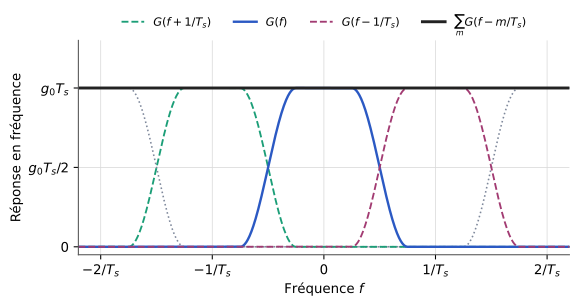

Reproduce this figure in Python.
"""Figure F9 — Répliques G(f - m/Ts) d'un filtre de Nyquist et leur somme (TS227, chapitre 2).
D'après les notes de cours [notes, f. 2 r° et f. 3 r°], redessinée. Axes normalisés (f·Ts, G/(g0·Ts)).
Le filtre (cosinus surélevé, beta = 0,5) est choisi pour l'illustration : les notes n'en donnent qu'un croquis.
Répliques m = ±2 ajoutées (pointillés gris)."""
import matplotlib
matplotlib.use("svg")
import matplotlib.pyplot as plt
import matplotlib.ticker as mticker
import numpy as np
from pathlib import Path

# --- Style commun des figures Bristol (recopié dans chaque script) ---
plt.rcParams.update({
    "font.family": "DejaVu Sans", "mathtext.fontset": "dejavusans", "font.size": 10,
    "axes.grid": True, "grid.color": "#DADADA", "grid.linewidth": 0.6,
    "axes.edgecolor": "#555555", "axes.linewidth": 0.8,
    "axes.spines.top": False, "axes.spines.right": False,
    "lines.linewidth": 1.8, "legend.frameon": False,
    "svg.hashsalt": "bristol",  # rendu SVG reproductible
})
BLEU, VERT, MAGENTA, ORANGE = "#2B59C3", "#1B9E77", "#A23B72", "#E08A1E"
GRIS = "#7E889B"   # éléments ajoutés par rapport à la source (conventions.md § 9)
ENCRE = "#222222"

def virgule(ax, axes="xy"):
    """Virgule décimale et vrai signe moins sur les graduations."""
    f = mticker.FuncFormatter(lambda x, _: f"{x:g}".replace(".", ",").replace("-", "−"))
    if "x" in axes: ax.xaxis.set_major_formatter(f)
    if "y" in axes: ax.yaxis.set_major_formatter(f)

def sauver(fig):
    fig.savefig(Path(__file__).with_suffix(".svg"), bbox_inches="tight", metadata={"Date": None})
# --- Fin du style commun ---

def cosinus_sureleve(x, beta):
    """G(f)/(g0 Ts) en fonction de x = f Ts."""
    x = np.abs(x); a, b = (1 - beta) / 2, (1 + beta) / 2
    return np.where(x <= a, 1.0, np.where(x <= b, 0.5 * (1 + np.cos(np.pi / beta * (x - a))), 0.0))

beta = 0.5
x = np.linspace(-2.2, 2.2, 2001)
fig, ax = plt.subplots(figsize=(6.6, 2.9))
couleurs = {-1: VERT, 0: BLEU, 1: MAGENTA}
noms = {-1: r"$G(f + 1/T_s)$", 0: "$G(f)$", 1: r"$G(f - 1/T_s)$"}
for m in (-2, 2):
    ax.plot(x, cosinus_sureleve(x - m, beta), color=GRIS, lw=1.2, ls=":")
for m in (-1, 0, 1):
    ax.plot(x, cosinus_sureleve(x - m, beta), color=couleurs[m], lw=1.8 if m == 0 else 1.4,
            ls="-" if m == 0 else "--", label=noms[m])
somme = sum(cosinus_sureleve(x - m, beta) for m in range(-4, 5))
ax.plot(x, somme, color=ENCRE, lw=2.2, label=r"$\sum_m G(f - m/T_s)$")
ax.set_xlim(-2.2, 2.2); ax.set_ylim(-0.05, 1.3)
ax.set_xticks([-2, -1, 0, 1, 2]); ax.set_xticklabels(["$-2/T_s$", "$-1/T_s$", "$0$", "$1/T_s$", "$2/T_s$"])
ax.set_yticks([0, 0.5, 1]); ax.set_yticklabels(["$0$", r"$g_0 T_s/2$", r"$g_0 T_s$"])
ax.set_xlabel("Fréquence $f$"); ax.set_ylabel("Réponse en fréquence")
ax.legend(loc="upper center", ncol=4, fontsize=8.5, bbox_to_anchor=(0.5, 1.17))
sauver(fig)
